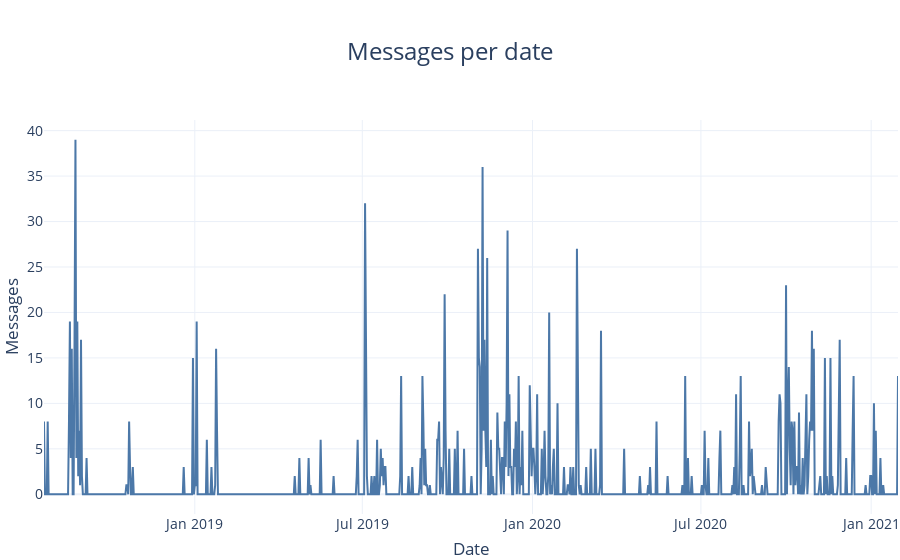

Source (notebook cell):
### Code cell
messages_per_date =  pd.DataFrame(df.groupby(['date']).count()['message'])
r = pd.date_range(start=messages_per_date.index.min(), end=messages_per_date.index.max())
messages_count = messages_per_date.reindex(r).fillna(0).rename_axis('date').reset_index()

plot_data = messages_count

line1 = P.lineplot(data=plot_data, x="date",y="message", title_text="Messages per date", xaxis_title="Date", yaxis_title="Messages")
line1.show()

### Figure 1 — Plotly figure (JSON) as saved in the notebook; plotly's stock layout.template omitted (floating-point values rounded to 4 significant figures; data arrays with more than 128 entries replaced by an {"elided": "..."} marker saying what was removed)
{"data": [{"hovertemplate": "date=%{x}<br>message=%{y}<extra></extra>", "legendgroup": "", "line": {"color": "#4C78A8", "dash": "solid"}, "mode": "lines", "name": "", "orientation": "v", "showlegend": false, "type": "scatter", "x": {"elided": "924 str values"}, "xaxis": "x", "y": {"elided": "924 int values"}, "yaxis": "y"}], "layout": {"autosize": true, "font": {"size": 14}, "legend": {"orientation": "h", "tracegroupgap": 0, "y": -0.3}, "margin": {"b": 0, "l": 0, "r": 0, "t": 120}, "title": {"font": {"size": 24}, "text": "Messages per date", "x": 0.5}, "xaxis": {"anchor": "y", "domain": [0, 1], "title": {"text": "Date"}}, "yaxis": {"anchor": "x", "domain": [0, 1], "title": {"text": "Messages"}}}}
